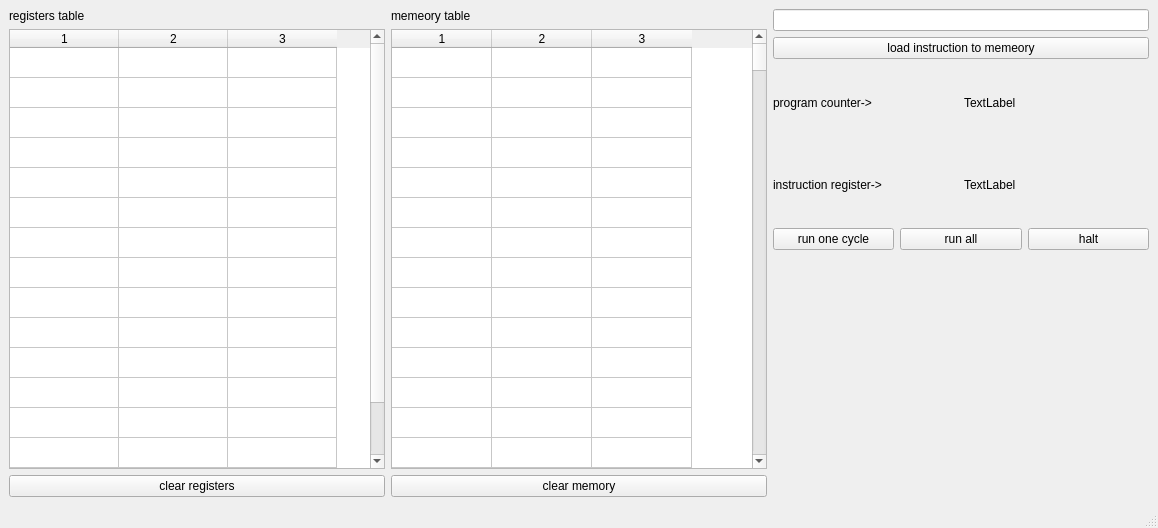
<?xml version="1.0" encoding="UTF-8"?>
<ui version="4.0">
 <class>MachineSimulator</class>
 <widget class="QMainWindow" name="MachineSimulator">
  <property name="geometry">
   <rect>
    <x>0</x>
    <y>0</y>
    <width>1158</width>
    <height>528</height>
   </rect>
  </property>
  <property name="windowTitle">
   <string>MachineSimulator</string>
  </property>
  <widget class="QWidget" name="centralwidget">
   <layout class="QGridLayout" name="gridLayout">
    <item row="0" column="0" rowspan="2">
     <layout class="QVBoxLayout" name="verticalLayout_9">
      <item>
       <widget class="QLabel" name="label_5">
        <property name="text">
         <string>registers table</string>
        </property>
       </widget>
      </item>
      <item>
       <widget class="QTableWidget" name="registerTable">
        <property name="rowCount">
         <number>16</number>
        </property>
        <property name="columnCount">
         <number>3</number>
        </property>
        <attribute name="horizontalHeaderVisible">
         <bool>true</bool>
        </attribute>
        <attribute name="horizontalHeaderDefaultSectionSize">
         <number>109</number>
        </attribute>
        <attribute name="verticalHeaderVisible">
         <bool>false</bool>
        </attribute>
        <row/>
        <row/>
        <row/>
        <row/>
        <row/>
        <row/>
        <row/>
        <row/>
        <row/>
        <row/>
        <row/>
        <row/>
        <row/>
        <row/>
        <row/>
        <row/>
        <column/>
        <column/>
        <column/>
       </widget>
      </item>
      <item>
       <widget class="QPushButton" name="register_clear">
        <property name="text">
         <string>clear registers</string>
        </property>
       </widget>
      </item>
     </layout>
    </item>
    <item row="0" column="1" rowspan="2">
     <layout class="QVBoxLayout" name="verticalLayout">
      <item>
       <layout class="QVBoxLayout" name="verticalLayout_10">
        <item>
         <widget class="QLabel" name="label_6">
          <property name="text">
           <string>memeory table</string>
          </property>
         </widget>
        </item>
        <item>
         <widget class="QTableWidget" name="memoryTable">
          <property name="rowCount">
           <number>256</number>
          </property>
          <property name="columnCount">
           <number>3</number>
          </property>
          <attribute name="verticalHeaderVisible">
           <bool>false</bool>
          </attribute>
          <row/>
          <row/>
          <row/>
          <row/>
          <row/>
          <row/>
          <row/>
          <row/>
          <row/>
          <row/>
          <row/>
          <row/>
          <row/>
          <row/>
          <row/>
          <row/>
          <row/>
          <row/>
          <row/>
          <row/>
          <row/>
          <row/>
          <row/>
          <row/>
          <row/>
          <row/>
          <row/>
          <row/>
          <row/>
          <row/>
          <row/>
          <row/>
          <row/>
          <row/>
          <row/>
          <row/>
          <row/>
          <row/>
          <row/>
          <row/>
          <row/>
          <row/>
          <row/>
          <row/>
          <row/>
          <row/>
          <row/>
          <row/>
          <row/>
          <row/>
          <row/>
          <row/>
          <row/>
          <row/>
          <row/>
          <row/>
          <row/>
          <row/>
          <row/>
          <row/>
          <row/>
          <row/>
          <row/>
          <row/>
          <row/>
          <row/>
          <row/>
          <row/>
          <row/>
          <row/>
          <row/>
          <row/>
          <row/>
          <row/>
          <row/>
          <row/>
          <row/>
          <row/>
          <row/>
          <row/>
          <row/>
          <row/>
          <row/>
          <row/>
          <row/>
          <row/>
          <row/>
          <row/>
          <row/>
          <row/>
          <row/>
          <row/>
          <row/>
          <row/>
          <row/>
          <row/>
          <row/>
          <row/>
          <row/>
          <row/>
          <row/>
          <row/>
          <row/>
          <row/>
          <row/>
          <row/>
          <row/>
          <row/>
          <row/>
          <row/>
          <row/>
          <row/>
          <row/>
          <row/>
          <row/>
          <row/>
          <row/>
          <row/>
          <row/>
          <row/>
          <row/>
          <row/>
          <row/>
          <row/>
          <row/>
          <row/>
          <row/>
          <row/>
          <row/>
          <row/>
          <row/>
          <row/>
          <row/>
          <row/>
          <row/>
          <row/>
          <row/>
          <row/>
          <row/>
          <row/>
          <row/>
          <row/>
          <row/>
          <row/>
          <row/>
          <row/>
          <row/>
          <row/>
          <row/>
          <row/>
          <row/>
          <row/>
          <row/>
          <row/>
          <row/>
          <row/>
          <row/>
          <row/>
          <row/>
          <row/>
          <row/>
          <row/>
          <row/>
          <row/>
          <row/>
          <row/>
          <row/>
          <row/>
          <row/>
          <row/>
          <row/>
          <row/>
          <row/>
          <row/>
          <row/>
          <row/>
          <row/>
          <row/>
          <row/>
          <row/>
          <row/>
          <row/>
          <row/>
          <row/>
          <row/>
          <row/>
          <row/>
          <row/>
          <row/>
          <row/>
          <row/>
          <row/>
          <row/>
          <row/>
          <row/>
          <row/>
          <row/>
          <row/>
          <row/>
          <row/>
          <row/>
          <row/>
          <row/>
          <row/>
          <row/>
          <row/>
          <row/>
          <row/>
          <row/>
          <row/>
          <row/>
          <row/>
          <row/>
          <row/>
          <row/>
          <row/>
          <row/>
          <row/>
          <row/>
          <row/>
          <row/>
          <row/>
          <row/>
          <row/>
          <row/>
          <row/>
          <row/>
          <row/>
          <row/>
          <row/>
          <row/>
          <row/>
          <row/>
          <row/>
          <row/>
          <row/>
          <row/>
          <row/>
          <row/>
          <row/>
          <row/>
          <row/>
          <row/>
          <row/>
          <row/>
          <row/>
          <row/>
          <row/>
          <row/>
          <row/>
          <row/>
          <row/>
          <row/>
          <row/>
          <row/>
          <row/>
          <column/>
          <column/>
          <column/>
         </widget>
        </item>
       </layout>
      </item>
      <item>
       <widget class="QPushButton" name="clearButton">
        <property name="text">
         <string>clear memory</string>
        </property>
       </widget>
      </item>
     </layout>
    </item>
    <item row="0" column="2">
     <layout class="QVBoxLayout" name="verticalLayout_2">
      <item>
       <widget class="QLineEdit" name="inputLineEdit"/>
      </item>
      <item>
       <widget class="QPushButton" name="loadButton">
        <property name="text">
         <string>load instruction to memeory</string>
        </property>
       </widget>
      </item>
      <item>
       <layout class="QHBoxLayout" name="horizontalLayout_2">
        <item>
         <widget class="QLabel" name="label">
          <property name="text">
           <string>program counter-&gt;</string>
          </property>
         </widget>
        </item>
        <item>
         <widget class="QLabel" name="programCounter">
          <property name="text">
           <string>TextLabel</string>
          </property>
         </widget>
        </item>
       </layout>
      </item>
      <item>
       <layout class="QHBoxLayout" name="horizontalLayout">
        <item>
         <widget class="QLabel" name="label_3">
          <property name="text">
           <string>instruction register-&gt;</string>
          </property>
         </widget>
        </item>
        <item>
         <widget class="QLabel" name="instruction_register">
          <property name="text">
           <string>TextLabel</string>
          </property>
         </widget>
        </item>
       </layout>
      </item>
      <item>
       <layout class="QHBoxLayout" name="horizontalLayout_8">
        <item>
         <widget class="QPushButton" name="oneCycleButton">
          <property name="text">
           <string>run one cycle</string>
          </property>
         </widget>
        </item>
        <item>
         <widget class="QPushButton" name="runAllButton">
          <property name="text">
           <string>run all</string>
          </property>
         </widget>
        </item>
        <item>
         <widget class="QPushButton" name="haltButton">
          <property name="text">
           <string>halt</string>
          </property>
         </widget>
        </item>
       </layout>
      </item>
     </layout>
    </item>
   </layout>
  </widget>
  <widget class="QMenuBar" name="menubar">
   <property name="geometry">
    <rect>
     <x>0</x>
     <y>0</y>
     <width>1158</width>
     <height>25</height>
    </rect>
   </property>
  </widget>
  <widget class="QStatusBar" name="statusBar">
   <property name="accessibleName">
    <string/>
   </property>
  </widget>
 </widget>
 <resources/>
 <connections/>
</ui>
